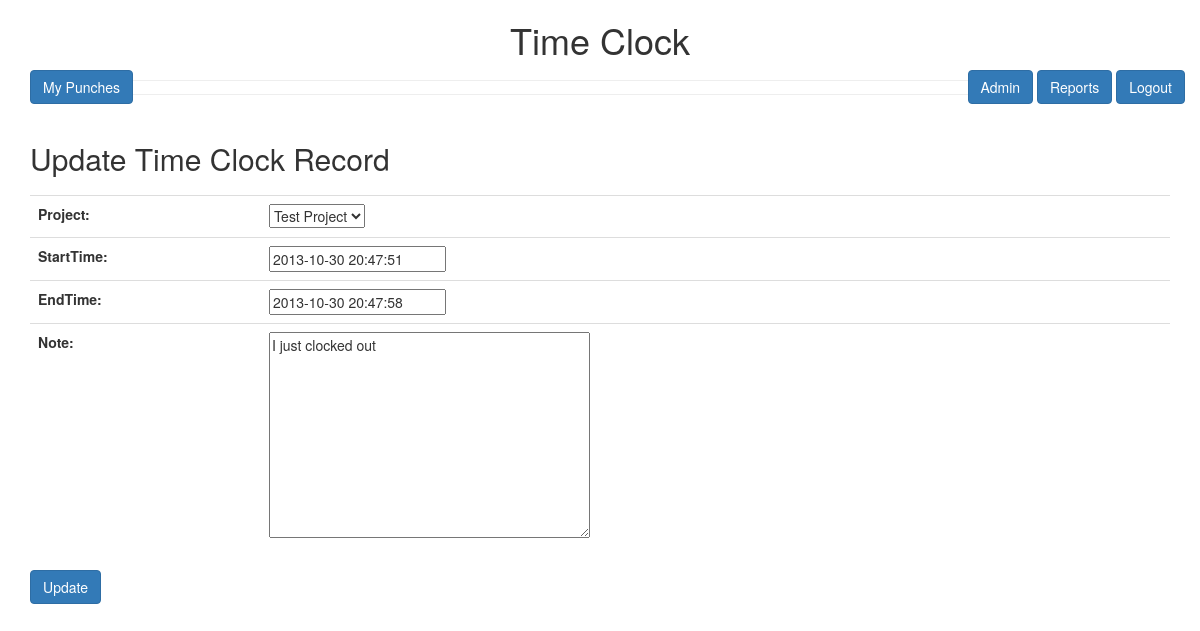
The page /record/18/edit/ (signed in) on the database its author committed.
### clock/models.py (models this page shows, shortened)
class Record(models.Model):
	user = models.ForeignKey(User, editable=True)
	project = models.ForeignKey(Project, null=True, blank=True, default=None)
	startTime = models.DateTimeField()
	endTime = models.DateTimeField(null=True, blank=True)
	note = models.TextField(null=True, blank=True)

### clock/views.py (the view)
# urls.py: url(r'^record/(?P<pk>\d+)/edit/$', views.RecordUpdate.as_view(), name='record-update'),
@class_view_decorator(login_required)
class RecordUpdate(UpdateView):
	form_class=UpdateRecordForm
	def get_object(self):
		return get_object_or_404(Record, user=self.request.user, pk=self.kwargs['pk'])

### clock/forms.py
class UpdateRecordForm(ModelForm):
    class Meta:
        model = Record
        fields = ['project', 'startTime', 'endTime', 'note']

### clock/models.py (called while the page is built)
	def __unicode__(self):
		return self.title

### clock/templates/clock/record_form.html (shortened to what this page needs)
{% extends 'base.html' %}
{% load tz %}
{% block extrascripts %}
<link rel="stylesheet"  type="text/css" href="http://ajax.googleapis.com/ajax/libs/jqueryui/1.10.3/themes/ui-darkness/jquery-ui.min.css">
{% endblock %}
{% block content %}
<h2>Update Time Clock Record</h2>
<form action="." method="post">
<table class="table">
{{ form }}
</table>
<button class="btn btn-primary">Update</button>
</form>
{% endblock %}

### TimeClock/templates/base.html (style rules this page uses)
h2 { padding: 20px 0 10px 0; }

### rows shown on the page
Record: project "Test Project", startTime "2013-10-30 20:47:51", endTime "2013-10-30 20:47:58", note "I just clocked out"
